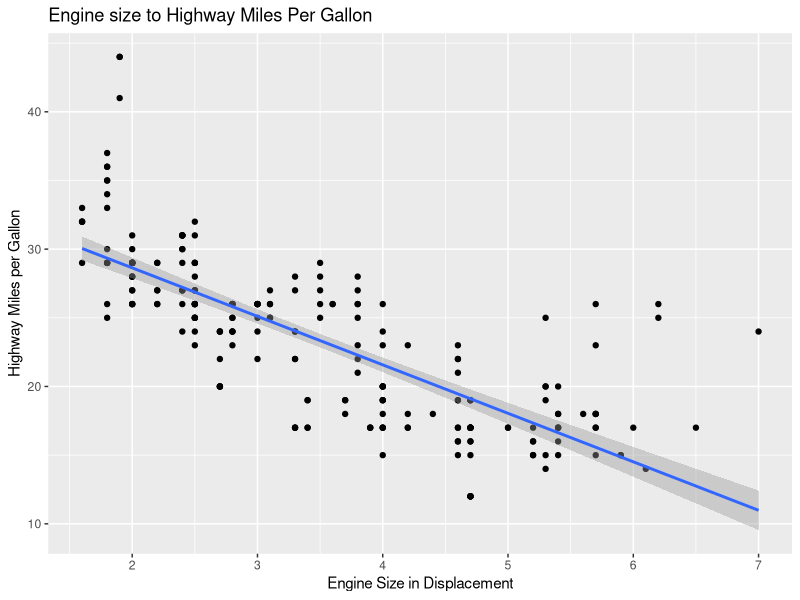
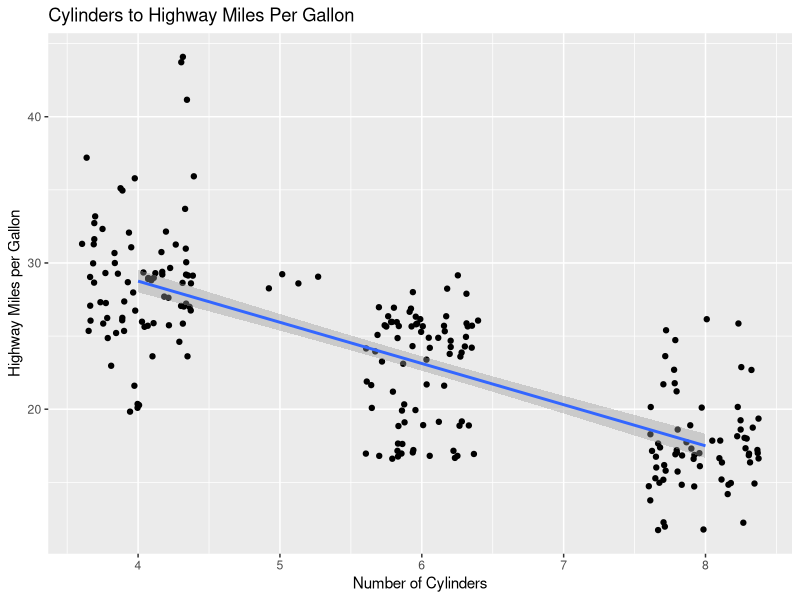
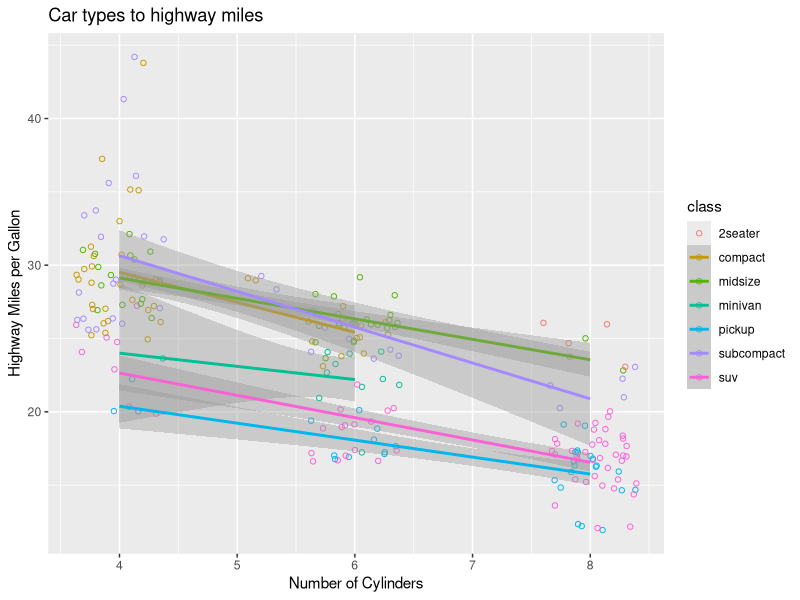

Source code (R) for these figures, in order:
library(ggplot2)

# attach the dataset to the current path
attach(mpg)

# relate engine size, displacement, to highway mpg
lm.fit <-lm(hwy~displ)

# examine coefficients
coef(lm.fit)

png(filename = "Rplot%03.d.png")

# plotting the data and linear model
ggplot(mpg, aes(displ, hwy)) +
    geom_point() +
    geom_smooth(method="lm") +
    ggtitle("Engine size to Highway Miles Per Gallon") +
    xlab("Engine Size in Displacement") +
    ylab("Highway Miles per Gallon")


# examine coefficients of cylinder to highway mpg
coef(lm(hwy~cyl))

# plotting cylinder realted to highway mpg
ggplot(mpg, aes(cyl, hwy)) +
    geom_jitter() +
    geom_smooth(method="lm") +
    ggtitle("Cylinders to Highway Miles Per Gallon") +
    xlab("Number of Cylinders") +
    ylab("Highway Miles per Gallon")


# plotting with classes for more perspective
ggplot(mpg, aes(cyl, hwy, color=class)) +
    geom_jitter(shape = 1) +
    geom_smooth(method="lm") +
    ggtitle("Car types to highway miles") +
    xlab("Number of Cylinders") +
    ylab("Highway Miles per Gallon")

dev.off()

